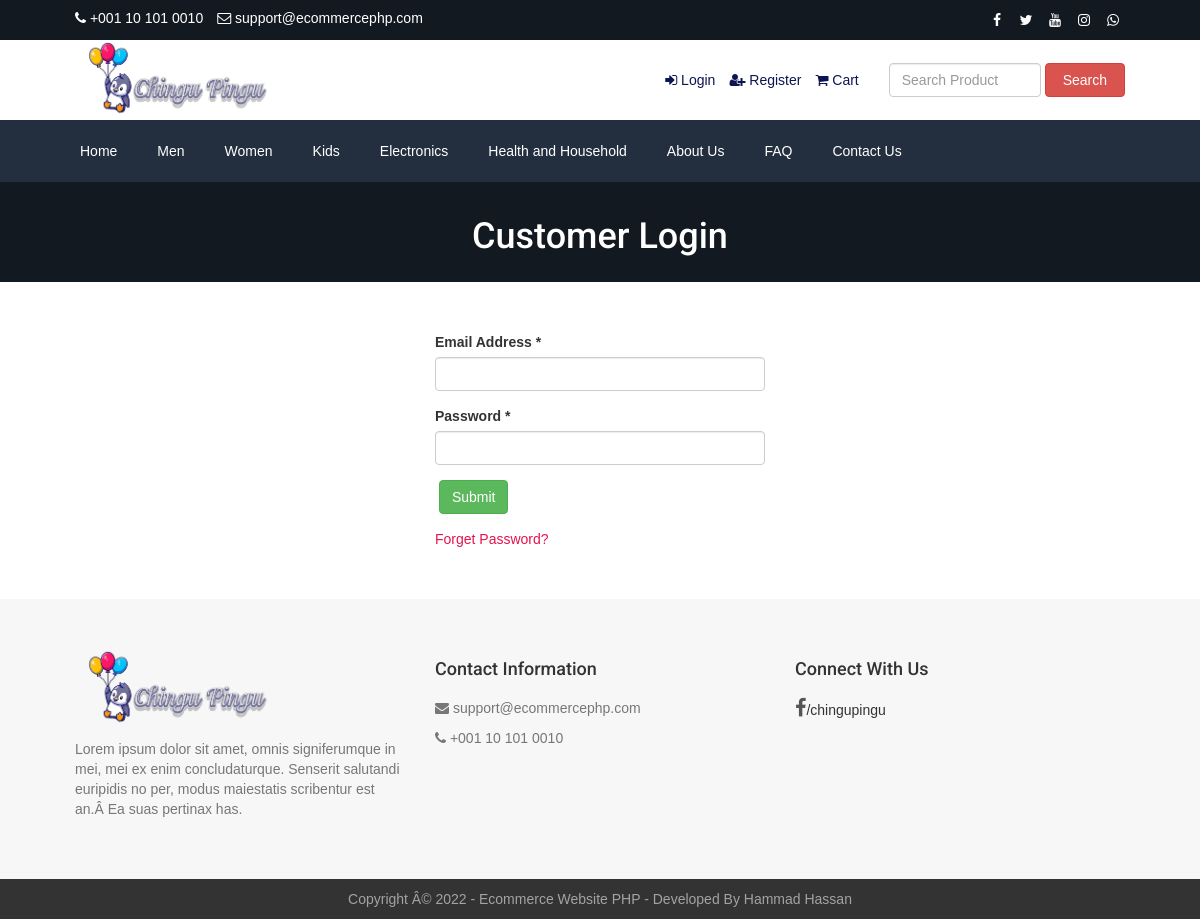
Before: /login.php (signed in) with the older database file.
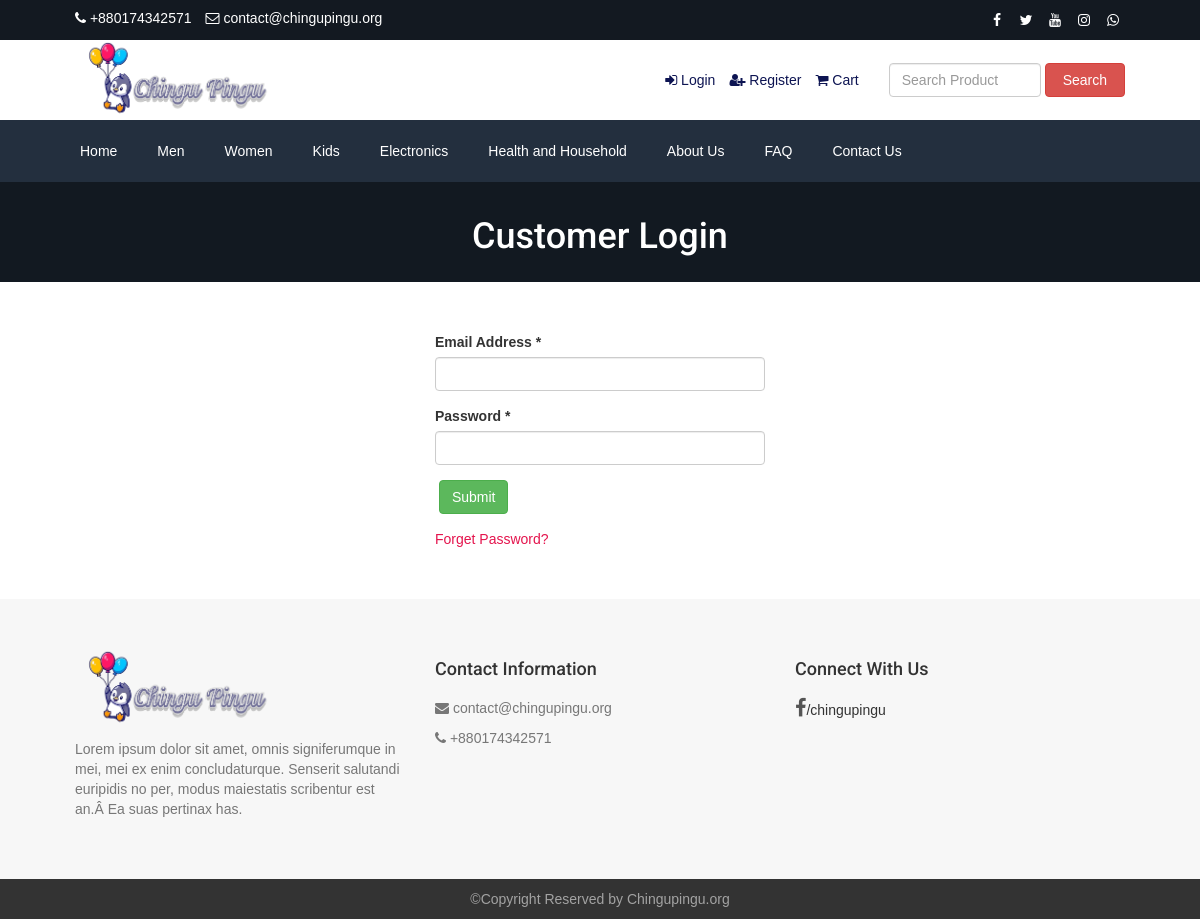
After: the same page with the newer database file.
### tables this page shows
CREATE TABLE `tbl_settings` (
  `id` int(11) NOT NULL,
  `logo` varchar(255) NOT NULL,
  `favicon` varchar(255) NOT NULL,
  `footer_about` text NOT NULL,
  `footer_copyright` text NOT NULL,
  `contact_address` text NOT NULL,
  `contact_email` varchar(255) NOT NULL,
  `contact_phone` varchar(255) NOT NULL,
  `contact_fax` varchar(255) NOT NULL,
  `contact_map_iframe` text NOT NULL,
  `receive_email` varchar(255) NOT NULL,
  `receive_email_subject` varchar(255) NOT NULL,
  `receive_email_thank_you_message` text NOT NULL,
  `forget_password_message` text NOT NULL,
  `total_recent_post_footer` int(10) NOT NULL,
  `total_popular_post_footer` int(10) NOT NULL,
  `total_recent_post_sidebar` int(11) NOT NULL,
  `total_popular_post_sidebar` int(11) NOT NULL,
  `total_featured_product_home` int(11) NOT NULL,
  `total_latest_product_home` int(11) NOT NULL,
  `total_popular_product_home` int(11) NOT NULL,
  `meta_title_home` text NOT NULL,
  `meta_keyword_home` text NOT NULL,
  `meta_description_home` text NOT NULL,
  `banner_login` varchar(255) NOT NULL,
  `banner_registration` varchar(255) NOT NULL,
  `banner_forget_password` varchar(255) NOT NULL,
  `banner_reset_password` varchar(255) NOT NULL,
  `banner_search` varchar(255) NOT NULL,
  `banner_cart` varchar(255) NOT NULL,
  `banner_checkout` varchar(255) NOT NULL,
  `banner_product_category` varchar(255) NOT NULL,
  `banner_blog` varchar(255) NOT NULL,
  `cta_title` varchar(255) NOT NULL,
  `cta_content` text NOT NULL,
  `cta_read_more_text` varchar(255) NOT NULL,
  `cta_read_more_url` varchar(255) NOT NULL,
  `cta_photo` varchar(255) NOT NULL,
  `featured_product_title` varchar(255) NOT NULL,
  `featured_product_subtitle` varchar(255) NOT NULL,
  `latest_product_title` varchar(255) NOT NULL,
  `latest_product_subtitle` varchar(255) NOT NULL,
  `popular_product_title` varchar(255) NOT NULL,
  `popular_product_subtitle` varchar(255) NOT NULL,
  `testimonial_title` varchar(255) NOT NULL,
  `testimonial_subtitle` varchar(255) NOT NULL,
  `testimonial_photo` varchar(255) NOT NULL,
  `blog_title` varchar(255) NOT NULL,
  `blog_subtitle` varchar(255) NOT NULL,
  `newsletter_text` text NOT NULL,
  `paypal_email` varchar(255) NOT NULL,
  `stripe_public_key` varchar(255) NOT NULL,
  `stripe_secret_key` varchar(255) NOT NULL,
  `bank_detail` text NOT NULL,
  `before_head` text NOT NULL,
  `after_body` text NOT NULL,
  `before_body` text NOT NULL,
  `home_service_on_off` int(11) NOT NULL,
  `home_welcome_on_off` int(11) NOT NULL,
  `home_featured_product_on_off` int(11) NOT NULL,
  `home_latest_product_on_off` int(11) NOT NULL,
  `home_popular_product_on_off` int(11) NOT NULL,
  `home_testimonial_on_off` int(11) NOT NULL,
  `home_blog_on_off` int(11) NOT NULL,
  `newsletter_on_off` int(11) NOT NULL,
  `ads_above_welcome_on_off` int(1) NOT NULL,
  `ads_above_featured_product_on_off` int(1) NOT NULL,
  `ads_above_latest_product_on_off` int(1) NOT NULL,
  `ads_above_popular_product_on_off` int(1) NOT NULL,
  `ads_above_testimonial_on_off` int(1) NOT NULL,
  `ads_category_sidebar_on_off` int(1) NOT NULL
);

### login.php (the view, shortened to what the changed rows need)
<?php require_once('header.php'); ?>
<?php
$statement = $pdo->prepare("SELECT * FROM tbl_settings WHERE id=1");
$statement->execute();
$result = $statement->fetchAll(PDO::FETCH_ASSOC);
foreach ($result as $row) {
    $banner_login = $row['banner_login'];
}
?>
<div class="page-banner" style="background-color:#444;background-image: url(assets/uploads/<?php echo $banner_login; ?>);">
    <div class="inner">
        <h1><?php echo LANG_VALUE_10; ?></h1>
    </div>
</div>
<div class="page">
    <div class="container">
    </div>
</div>
<?php require_once('footer.php'); ?>

### header.php (shortened to what the changed rows need)
<?php
include("admin/inc/config.php");
$statement = $pdo->prepare("SELECT * FROM tbl_settings WHERE id=1");
$statement->execute();
$result = $statement->fetchAll(PDO::FETCH_ASSOC);
foreach ($result as $row) {
	$logo = $row['logo'];
	$contact_email = $row['contact_email'];
	$contact_phone = $row['contact_phone'];
}
?>
<!DOCTYPE html>
<html lang="en">
<head>
	<link rel="stylesheet" href="assets/css/bootstrap.min.css">
	<link rel="stylesheet" href="assets/css/font-awesome.min.css">
	<link rel="stylesheet" href="assets/css/owl.carousel.min.css">
	<link rel="stylesheet" href="assets/css/owl.theme.default.min.css">
	<link rel="stylesheet" href="assets/css/jquery.bxslider.min.css">
	<link rel="stylesheet" href="assets/css/magnific-popup.css">
	<link rel="stylesheet" href="assets/css/rating.css">
	<link rel="stylesheet" href="assets/css/spacing.css">
	<link rel="stylesheet" href="assets/css/bootstrap-touch-slider.css">
	<link rel="stylesheet" href="assets/css/animate.min.css">
	<link rel="stylesheet" href="assets/css/tree-menu.css">
	<link rel="stylesheet" href="assets/css/select2.min.css">
	<link rel="stylesheet" href="assets/css/main.css">
	<link rel="stylesheet" href="assets/css/responsive.css">
</head>
<body>
	<div class="top">
		<div class="container">
			<div class="row">
				<div class="col-md-6 col-sm-6 col-xs-12">
					<div class="left">
						<ul>
							<li><i class="fa fa-phone"></i> <?php echo $contact_phone; ?></li>
							<li><i class="fa fa-envelope-o"></i> <?php echo $contact_email; ?></li>
						</ul>
					</div>
				</div>
			</div>
		</div>
	</div>
	<div class="header">
		<div class="container">
			<div class="row inner">
				<div class="col-md-4 logo">
					<a href="index.php"><img src="assets/uploads/<?php echo $logo; ?>" alt="logo image"></a>
				</div>
			</div>
		</div>
	</div>
	<div class="nav">
		<div class="container">
		</div>
	</div>

### footer.php (shortened to what the changed rows need)
<?php
$statement = $pdo->prepare("SELECT * FROM tbl_settings WHERE id=1");
$statement->execute();
$result = $statement->fetchAll(PDO::FETCH_ASSOC);
foreach ($result as $row) {
    $footer_about = $row['footer_about'];
    $contact_email = $row['contact_email'];
    $contact_phone = $row['contact_phone'];
    $footer_copyright = $row['footer_copyright'];
}
?>
<div class="footer">
    <div class="container">
        <div class="row">
		<div class="col-md-4 logo">
    <a href="index.php"><img src="assets/uploads/<?php echo $logo; ?>" alt="logo image"></a>
    <p><?php echo $footer_about; ?></p>
</div>
            <div class="col-md-4">
                <h4>Contact Information</h4>
                <p><i class="fa fa-envelope"></i> <?php echo $contact_email; ?></p>
                <p><i class="fa fa-phone"></i> <?php echo $contact_phone; ?></p>
            </div>
        </div>
    </div>
</div>
<div class="footer-bottom">
    <div class="container">
        <div class="row">
            <div class="col-md-12 copyright">
                <?php echo $footer_copyright; ?>
            </div>
        </div>
    </div>
</div>
<link rel="stylesheet" href="assets/css/main.css">
</body>
</html>

Changed rows visible on the page:
changed tbl_settings: contact_phone "+001 10 101 0010" → "+880174342571"; contact_email "support@ecommercephp.com" → "contact@chingupingu.org"; footer_copyright "Copyright Â© 2022 - Ecommerce Website PHP - Developed By Hammad Hassan" → "©Copyright Reserved by Chingupingu.org"
